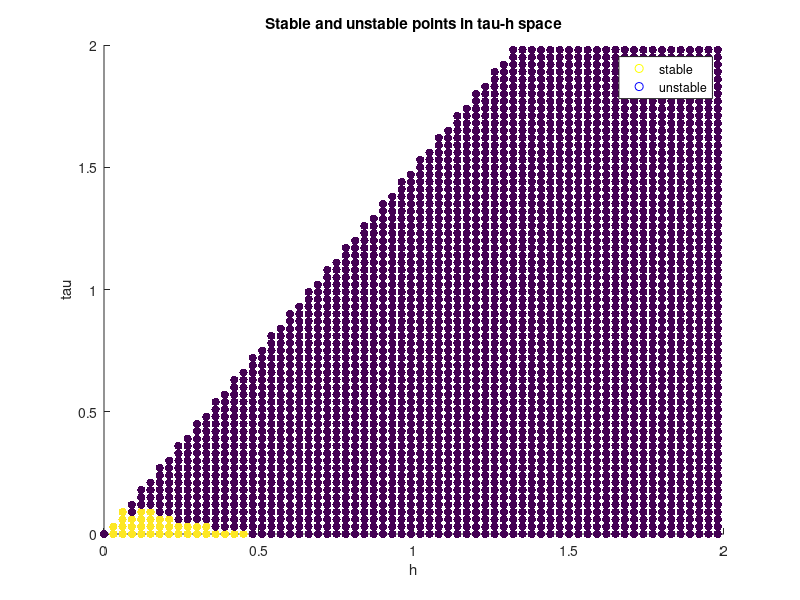

Recreate this plot in MATLAB.
%Question 3-1
a = 5;
b = 3;
c = 1;
A = [a-b, 0.5-c; 0, 1];
B = [0; 1];
p1 = [-1+2j, -1-2j];
K1 = place(A, B, p1);

% create grid of tau and h values
tau_values = 0:0.03:2;
h_values = 0:0.03:2;

% preallocate arrays for x, y, and color values
x = [];
y = [];
colors = [];

xh = [];
yh = [];
colorsh = [];

%0<= tau <=h
for i = 1:length(tau_values)
    h = h_values(i);
    tau_values_i = 0:0.03:h;
    for j = 1:length(tau_values_i)
        tau = tau_values_i(j);
        
        % compute closed-loop system matrix
        Fx = expm(A*h);
        Fu = (expm(A*h) - expm(A*(h-tau)))/A * B;
        G1 = (expm(A*(h-tau)) - eye(size(A)))/A * B;
        Fe = [Fx, Fu; zeros(1,2) zeros(1)]; 
        Ge = [G1; 1];
        Ke1 = [K1 0];
        Acl1de1 = Fe - Ge * Ke1;

        % check stability of closed-loop system
        eigvals1 = eig(Acl1de1);

        if all(abs(eigvals1) < 1)
            % point is stable, add to x, y, and color arrays
            x = [x h];
            y = [y tau];
            colors = [colors 1]; 
        else
            % point is unstable, add to x, y, and color arrays
            x = [x h];
            y = [y tau];
            colors = [colors 0]; % use NaN for invisible
        end
    end
end

% %h<= tau <=1.5h

% create grid of tau and h values
tau_values = 0:0.03:2;
h_values = 0:0.03:2;
for i = 1:length(tau_values)
    h = h_values(i);
    tau_values_i = h:0.03:1.5*h;
    for j = 1:length(tau_values_i)
        tau = tau_values_i(j);
        
        % compute closed-loop system matrix
        Fxh = expm(A*h);
        Fuh = (expm(A*h) - expm(A*(2*h-tau)))/A * B;
        Gh = (expm(A*(2*h-tau)) - eye(size(A)))/A * B;
        F = [Fxh, Fuh, Gh; zeros(size(Fxh)),[0;1],zeros(2,1)]; 
        G = [zeros(size(Fxh(:,1))); 1; 0];
        Ke1 = [K1 0 0];
        Acl1de1h = F - G * Ke1;

        % check stability of closed-loop system
        eigvals1h = eig(Acl1de1h);

        if all(abs(eigvals1h) < 1)
            % point is stable, add to x, y, and color arrays
            xh = [xh h];
            yh = [yh tau];
            colorsh = [colorsh 1]; 
        else
            % point is unstable, add to x, y, and color arrays
            xh = [xh h];
            yh = [yh tau];
            colorsh = [colorsh 0]; % use NaN for invisible
        end
    end
end


% plot scatter
figure;
scatter(x, y, [], colors, 'filled');
hold on 
scatter(xh, yh, [], colorsh, 'filled');
xlim([0 2]);
ylim([0 2]);
xlabel('h');
ylabel('tau');
title('Stable and unstable points in tau-h space');
L(1) = plot(nan, nan, 'oy');
L(2) = plot(nan, nan, 'ob');
legend(L,{'stable', 'unstable'})

